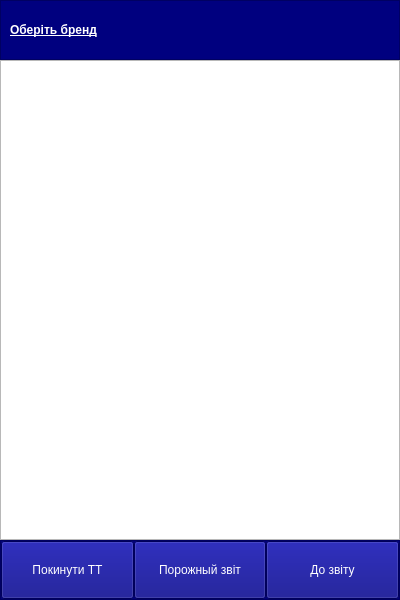
<?xml version="1.0" encoding="UTF-8"?>
<ui version="4.0">
 <class>SelectBrand</class>
 <widget class="QWidget" name="SelectBrand">
  <property name="geometry">
   <rect>
    <x>0</x>
    <y>0</y>
    <width>400</width>
    <height>600</height>
   </rect>
  </property>
  <property name="windowTitle">
   <string>Form</string>
  </property>
  <layout class="QVBoxLayout" name="verticalLayout">
   <property name="spacing">
    <number>0</number>
   </property>
   <property name="leftMargin">
    <number>0</number>
   </property>
   <property name="topMargin">
    <number>0</number>
   </property>
   <property name="rightMargin">
    <number>0</number>
   </property>
   <property name="bottomMargin">
    <number>0</number>
   </property>
   <item>
    <widget class="QFrame" name="frame">
     <property name="sizePolicy">
      <sizepolicy hsizetype="Preferred" vsizetype="Preferred">
       <horstretch>0</horstretch>
       <verstretch>10</verstretch>
      </sizepolicy>
     </property>
     <property name="styleSheet">
      <string notr="true">background-color: rgb(0, 0, 127);</string>
     </property>
     <property name="frameShape">
      <enum>QFrame::StyledPanel</enum>
     </property>
     <property name="frameShadow">
      <enum>QFrame::Raised</enum>
     </property>
     <layout class="QHBoxLayout" name="horizontalLayout_2">
      <item>
       <widget class="QLabel" name="label">
        <property name="font">
         <font>
          <weight>75</weight>
          <bold>true</bold>
          <underline>true</underline>
         </font>
        </property>
        <property name="styleSheet">
         <string notr="true">color: rgb(255, 255, 255);</string>
        </property>
        <property name="text">
         <string>Оберіть бренд</string>
        </property>
       </widget>
      </item>
     </layout>
    </widget>
   </item>
   <item>
    <widget class="QListWidget" name="brandsList">
     <property name="sizePolicy">
      <sizepolicy hsizetype="Expanding" vsizetype="Expanding">
       <horstretch>0</horstretch>
       <verstretch>80</verstretch>
      </sizepolicy>
     </property>
    </widget>
   </item>
   <item>
    <widget class="QFrame" name="frame_2">
     <property name="sizePolicy">
      <sizepolicy hsizetype="Preferred" vsizetype="Preferred">
       <horstretch>0</horstretch>
       <verstretch>10</verstretch>
      </sizepolicy>
     </property>
     <property name="styleSheet">
      <string notr="true">background-color: rgb(0, 0, 127);</string>
     </property>
     <property name="frameShape">
      <enum>QFrame::StyledPanel</enum>
     </property>
     <property name="frameShadow">
      <enum>QFrame::Raised</enum>
     </property>
     <layout class="QHBoxLayout" name="horizontalLayout">
      <property name="spacing">
       <number>0</number>
      </property>
      <property name="leftMargin">
       <number>0</number>
      </property>
      <property name="topMargin">
       <number>0</number>
      </property>
      <property name="rightMargin">
       <number>0</number>
      </property>
      <property name="bottomMargin">
       <number>0</number>
      </property>
      <item>
       <widget class="QToolButton" name="backButton">
        <property name="sizePolicy">
         <sizepolicy hsizetype="Preferred" vsizetype="Preferred">
          <horstretch>0</horstretch>
          <verstretch>0</verstretch>
         </sizepolicy>
        </property>
        <property name="styleSheet">
         <string notr="true">color: rgb(255, 255, 255);
background-color: rgb(0, 0, 127);</string>
        </property>
        <property name="text">
         <string>Покинути ТТ</string>
        </property>
       </widget>
      </item>
      <item>
       <widget class="QToolButton" name="emptyReportBtn">
        <property name="sizePolicy">
         <sizepolicy hsizetype="Preferred" vsizetype="Preferred">
          <horstretch>0</horstretch>
          <verstretch>0</verstretch>
         </sizepolicy>
        </property>
        <property name="styleSheet">
         <string notr="true">color: rgb(255, 255, 255);
background-color: rgb(0, 0, 127);</string>
        </property>
        <property name="text">
         <string>Порожный звіт</string>
        </property>
       </widget>
      </item>
      <item>
       <widget class="QToolButton" name="goReportBtn">
        <property name="sizePolicy">
         <sizepolicy hsizetype="Preferred" vsizetype="Preferred">
          <horstretch>0</horstretch>
          <verstretch>0</verstretch>
         </sizepolicy>
        </property>
        <property name="styleSheet">
         <string notr="true">color: rgb(255, 255, 255);
background-color: rgb(0, 0, 127);</string>
        </property>
        <property name="text">
         <string>До звіту</string>
        </property>
       </widget>
      </item>
     </layout>
    </widget>
   </item>
  </layout>
 </widget>
 <resources/>
 <connections/>
</ui>
